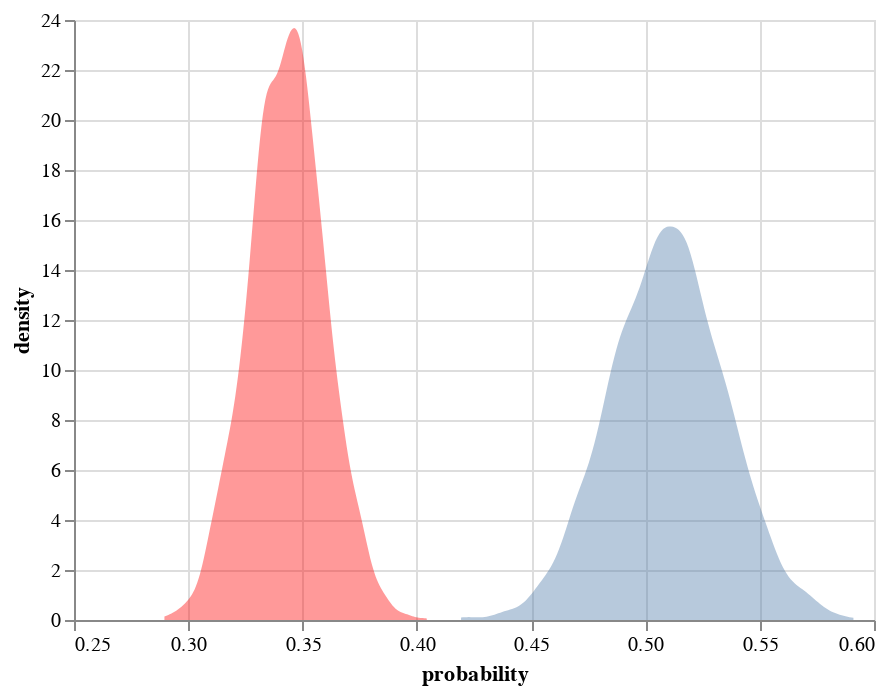

The notebook cell saved with this chart:
### Code cell
direct_effect = pd.DataFrame({
    "urban" : urban_predictions['posterior_predictive']['lkl'].mean(dim=['lkl_dim_2']).to_numpy().ravel(),
    "rural" : rural_predictions['posterior_predictive']['lkl'].mean(dim=['lkl_dim_2']).to_numpy().ravel()
})

alt.Chart(direct_effect).transform_density(
    'rural',
    as_=['probability', 'density'],
).mark_area(opacity=0.4, color='red').encode(
    x="probability:Q",
    y='density:Q',
) + alt.Chart(direct_effect).transform_density(
    'urban',
    as_=['probability', 'density'],
).mark_area(opacity=0.4).encode(
    x="probability:Q",
    y='density:Q',
)

### Figure 1 — Vega-Lite specification as saved in the notebook (floating-point values rounded to 4 significant figures; data arrays with more than 128 entries replaced by an {"elided": "..."} marker saying what was removed)
{"$schema": "https://vega.github.io/schema/vega-lite/v4.17.0.json", "config": {"view": {"continuousHeight": 300, "continuousWidth": 400}}, "data": {"name": "data-18682ae5ebb415b1cea585c1a2a89d71"}, "datasets": {"data-18682ae5ebb415b1cea585c1a2a89d71": {"elided": "4000 records"}}, "layer": [{"encoding": {"x": {"field": "probability", "type": "quantitative"}, "y": {"field": "density", "type": "quantitative"}}, "mark": {"color": "red", "opacity": 0.4, "type": "area"}, "transform": [{"as": ["probability", "density"], "density": "rural"}]}, {"encoding": {"x": {"field": "probability", "type": "quantitative"}, "y": {"field": "density", "type": "quantitative"}}, "mark": {"opacity": 0.4, "type": "area"}, "transform": [{"as": ["probability", "density"], "density": "urban"}]}]}
